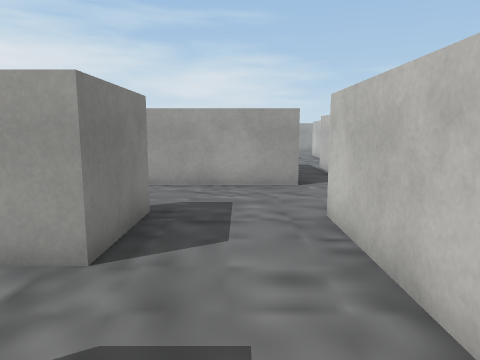
View 1 (above)

24 first-person views from a walk through a Unity game level. The camera is 1.4 m above the floor, tilts 8° down and sees 70° across. The floor is counted in squares, 1 m on a side. Each view is taken from the middle of a square. On the plan, view 1 faces up. The plan holds only what a view shows up to about 15 squares ahead; the rest is blank. The player is left out. Some surface patterns are stand-ins.

View 2
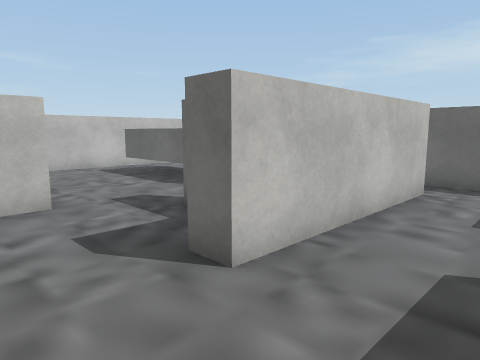

View 3
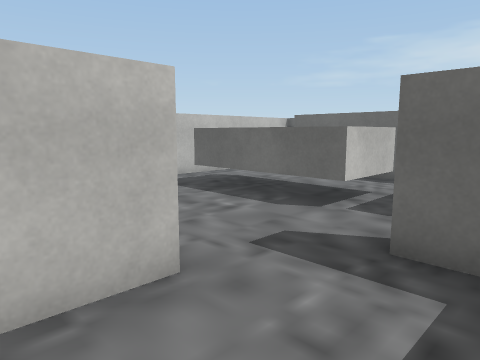

View 4
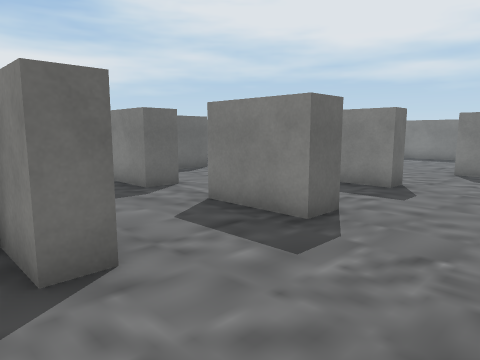

View 5
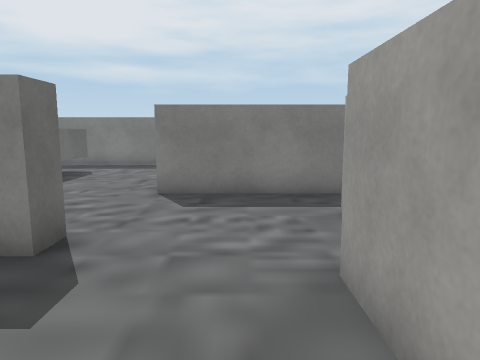

View 6
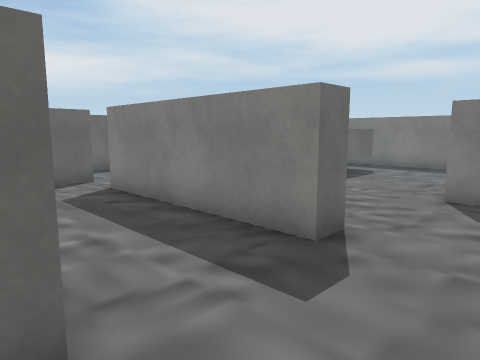

View 7
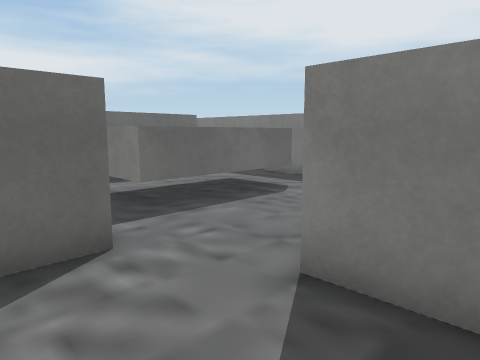

View 8
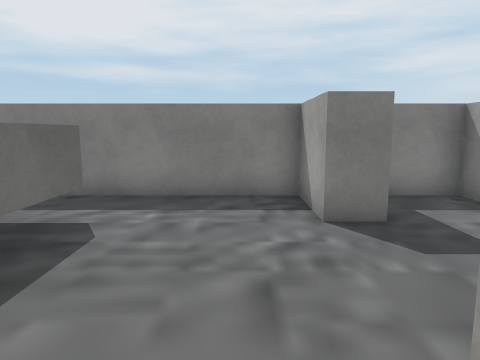

View 9
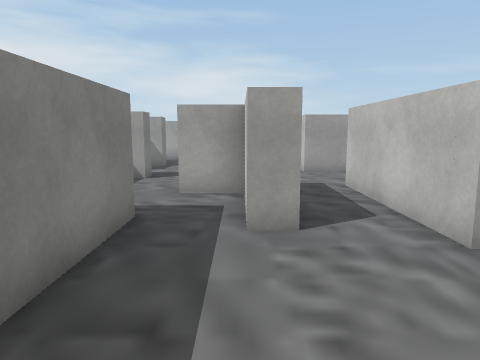

View 10
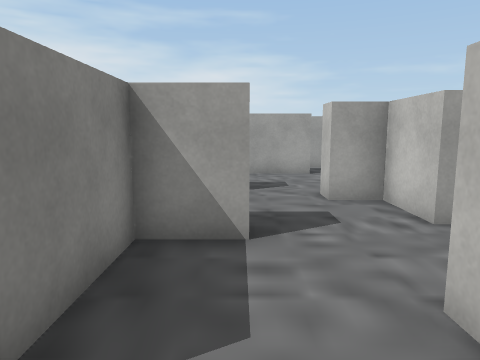

View 11
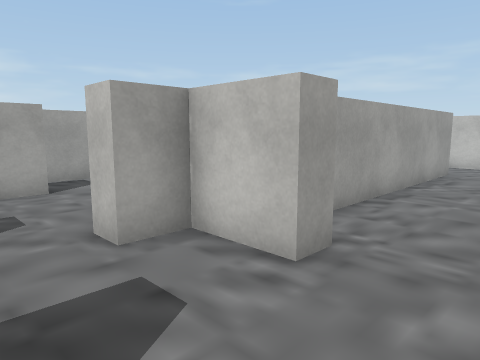

View 12
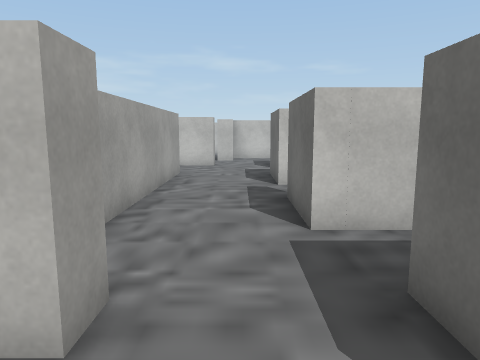

View 13
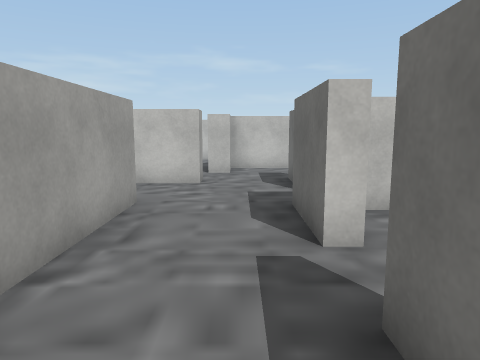

View 14
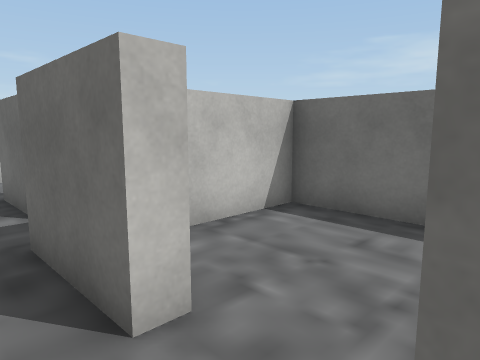

View 15
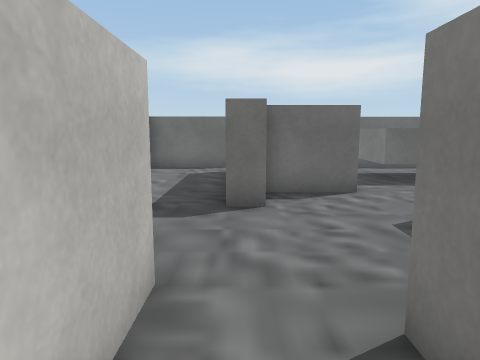

View 16
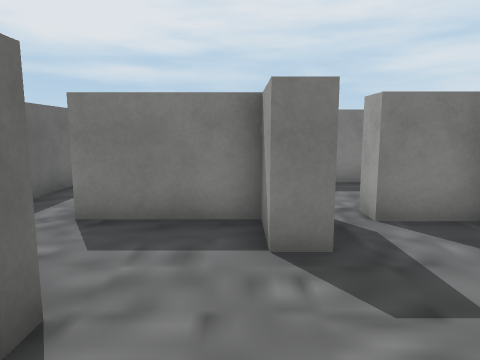

View 17
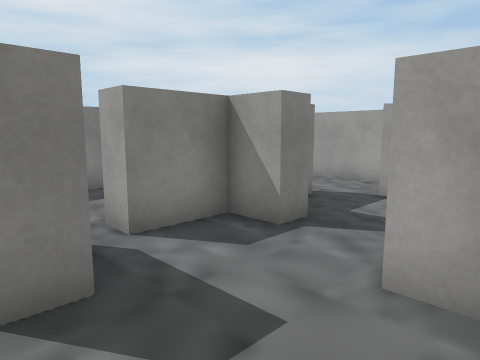

View 18
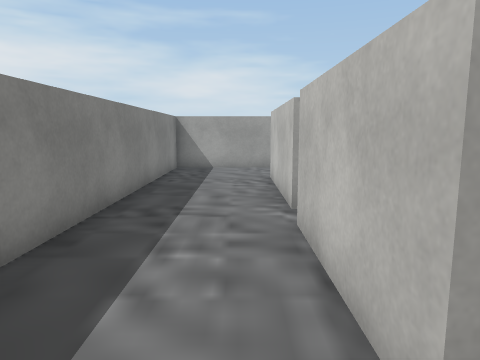

View 19
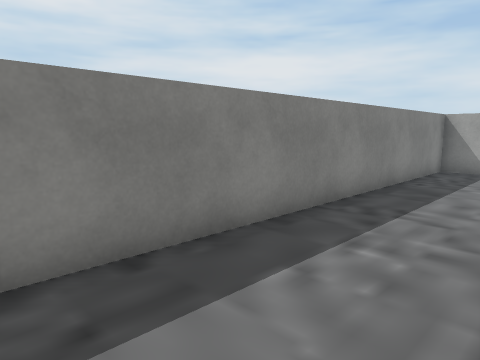

View 20
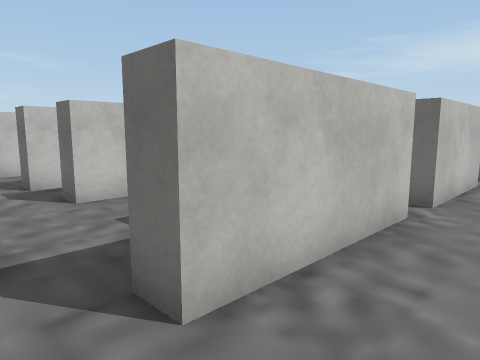

View 21
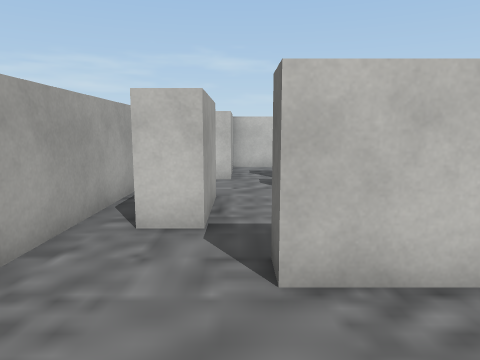

View 22
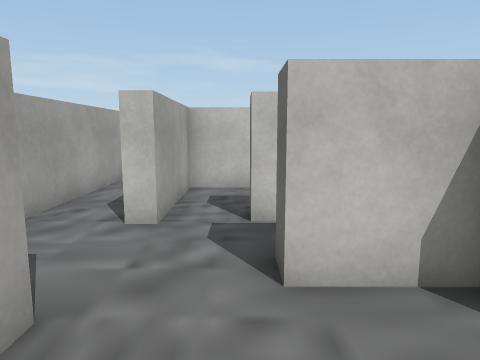

View 23
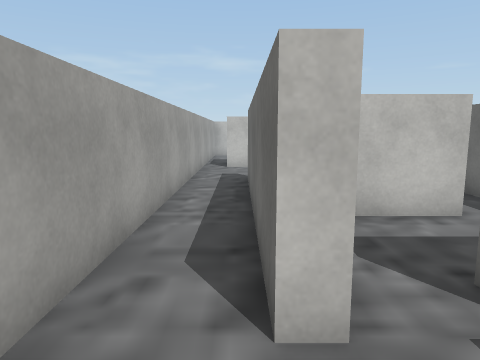

View 24
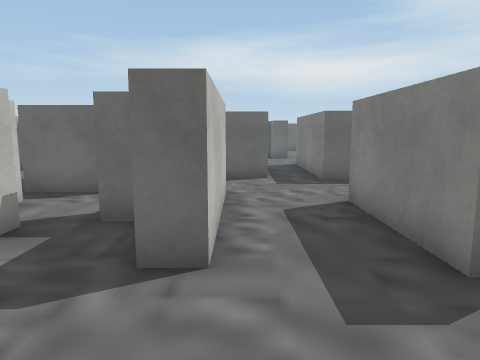

### Floor plan
Key: @ floor where view 1 was taken; # wall or solid block; x gap in a wall; . floor; ^ raised ledge; B block.
Columns run from 17 left of view 1 to 13 right of it. Each row starts with its distance up from view 1.
 25 #########################
 24 #........................
 23 #.....###..#########...#
 22 #..........#####    ....
 21 #...##......x..#   ......
 20 #...#B...### ..#   #.##..B
 19 #...#BB.B# #  .#   #.# BBB
 18 #...##..B###   #####.# B..
 17 #...x....###########.#  ..x
 16 #...B B..##..........##.BBB
 15 #...#BB.................BB
 14 #...#.......###..##......#
 13 #...#...BBB.#  ...#.BBB..#
 12 #........# .#  ...#.#
 11 #.... ...# .#  ...#.
 10 ####   #.##.#  ...#.
  9 #...   #....#######..
  8 #..... #............. .#
  7 # #....#...............#
  6 ###......................
  5 #..........#...#...#.........
  4 #.......BBB#...#...#BB........#
  3 #........  #.......#BB........#
  2 #..^^^^^   #.......#  .^^^^^..#
  1 #..    ^   #...#...#   ^    ..#
  0 #..^^^^.   #...#.@.#   ^^^^^..#
 -1 #......    ....#  ..   .......#
 -2 #  ####    .####  ##    ####  #
 -3 #         ..                  #
 -4 #         .                   #
 -5          ##

Where each view was taken, in squares from view 1:
view 1: 0 up, 0 right, facing up
view 2: 8 up, 1 left, facing down-right
view 3: 8 up, 3 right, facing down-right
view 4: 9 up, 3 right, facing down-left
view 5: 8 up, 2 left, facing left
view 6: 8 up, 2 left, facing down-left
view 7: 8 up, 7 left, facing down-left
view 8: 5 up, 9 left, facing left
view 9: 5 up, 8 left, facing up
view 10: 11 up, 11 left, facing up
view 11: 14 up, 11 left, facing up-right
view 12: 15 up, 10 left, facing right
view 13: 15 up, 5 left, facing right
view 14: 15 up, 3 left, facing down-right
view 15: 12 up, 6 left, facing down
view 16: 15 up, 7 left, facing left
view 17: 15 up, 8 left, facing up-left
view 18: 11 up, 14 left, facing up
view 19: 11 up, 13 left, facing up-left
view 20: 23 up, 15 left, facing down-right
view 21: 22 up, 16 left, facing right
view 22: 21 up, 11 left, facing right
view 23: 23 up, 8 left, facing right
view 24: 24 up, 4 right, facing down
